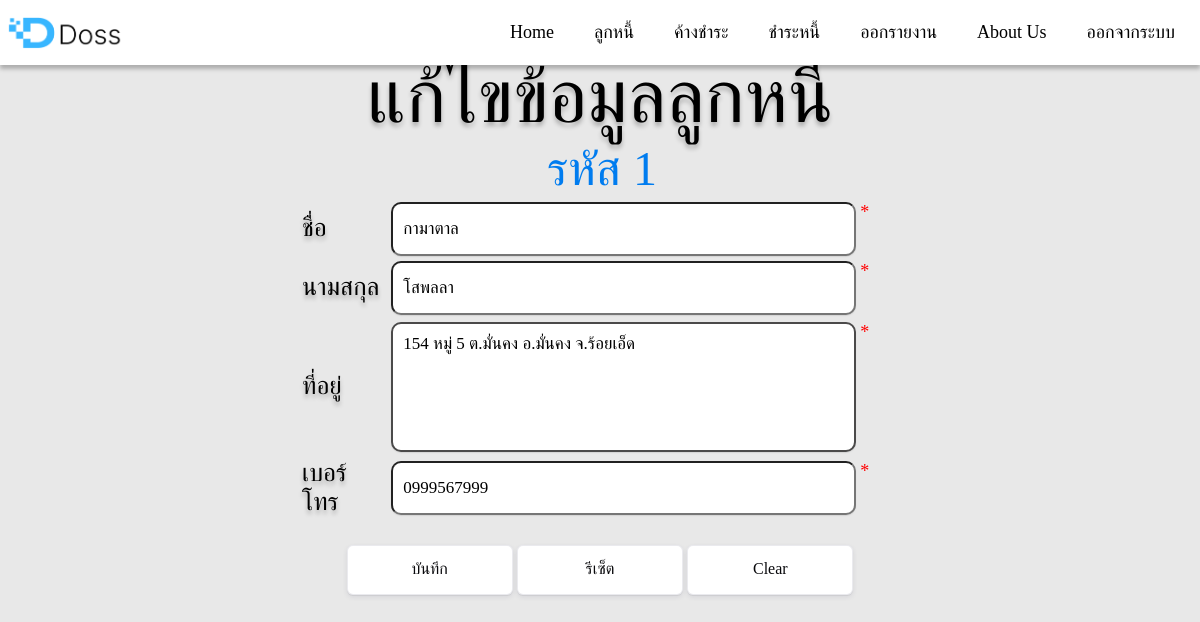
Page /doss/edit_debtor.php?did=1 (signed in) on the committed database.
### tables this page shows
CREATE TABLE `debtor` (
  `debtorID` int(3) NOT NULL COMMENT 'รหัสลูกหนี้',
  `FirstName` varchar(100) NOT NULL COMMENT 'ชื่อ',
  `LastName` varchar(100) NOT NULL COMMENT 'นามสกุล',
  `Addr` text NOT NULL COMMENT 'ที่อยู่',
  `tell` varchar(10) NOT NULL COMMENT 'เบอร์โทร'
);

### doss/edit_debtor.php (the view, shortened to what this page needs)
<?php require_once('Connections/doss.php'); ?>
<?php
if (!function_exists("GetSQLValueString")) {
function GetSQLValueString($theValue, $theType, $theDefinedValue = "", $theNotDefinedValue = "")
{
  $theValue = function_exists("mysql_real_escape_string") ? mysql_real_escape_string($theValue) : mysql_escape_string($theValue);
  switch ($theType) {
    case "long":
    case "int":
      $theValue = ($theValue != "") ? intval($theValue) : "NULL";
      break;
  }
  return $theValue;
}
}
$editFormAction = $_SERVER['PHP_SELF'];
if (isset($_SERVER['QUERY_STRING'])) {
  $editFormAction .= "?" . htmlentities($_SERVER['QUERY_STRING']);
}
if (isset($_GET['did'])) {
  $colname_Rec_debtor = $_GET['did'];
}
$query_Rec_debtor = sprintf("SELECT * FROM debtor WHERE debtorID = %s", GetSQLValueString($colname_Rec_debtor, "int"));
$Rec_debtor = mysql_query($query_Rec_debtor, $doss) or die(mysql_error());
$row_Rec_debtor = mysql_fetch_assoc($Rec_debtor);
$logoutAction = $_SERVER['PHP_SELF']."?doLogout=true";
if ((isset($_SERVER['QUERY_STRING'])) && ($_SERVER['QUERY_STRING'] != "")){
  $logoutAction .="&". htmlentities($_SERVER['QUERY_STRING']);
}
?>
<!DOCTYPE html PUBLIC "-//W3C//DTD XHTML 1.0 Transitional//EN" "http://www.w3.org/TR/xhtml1/DTD/xhtml1-transitional.dtd">
<html xmlns="http://www.w3.org/1999/xhtml">
<head>
<link href="css/navisbar.css" rel="stylesheet" type="text/css" />
</head>
</head>
<body>
<nav>
  <div class="wrapper">
    <div class="logo"><a href="home.php"><img src="img/logo.png" style="width: 120px; height: 33px; align-items: center;"></a></div>
    <ul class="nav-links">
      <li><a href="home.php">Home</a></li>
      <li>
        <a class="desktop-item">ลูกหนี้</a>
      </li>
      <li>
        <a class="desktop-item">ค้างชำระ</a>
      </li>
      <li>
        <a class="desktop-item">ชำระหนี้</a>
      </li>
      <li>
        <a class="desktop-item">ออกรายงาน</a>
      </li>
      <li><a href="about_us.php">About Us</a></li>
      <li><a href="<?php echo $logoutAction ?>">ออกจากระบบ</a></li>
    </ul>
  </div>
</nav>
<p>&nbsp;</p>
<p>&nbsp;</p>
<p>&nbsp;</p>
  <center><h1>แก้ไขข้อมูลลูกหนี้</h1>
  <p>&nbsp;<font size="7" color="#007CEF">รหัส <?php echo $row_Rec_debtor['debtorID']; ?></font></p>
  <form action="<?php echo $editFormAction; ?>" method="post" enctype="multipart/form-data" name="form1" id="form1" onsubmit="return validate();">
    <table align="center" width="620" height="400">
        <td class="head">ชื่อ</td>
        <td><input type="text" name="FirstName" value="<?php echo htmlentities($row_Rec_debtor['FirstName'], ENT_COMPAT, 'utf-8'); ?>"/>
        <span class="color_warning">*</span></td>
      <tr>
        <td class="head">นามสกุล </td>
        <td><input type="text" name="LastName" value="<?php echo htmlentities($row_Rec_debtor['LastName'], ENT_COMPAT, 'utf-8'); ?>"/>
        <span class="color_warning">*</span></td>
      </tr>
      <tr>
        <td class="head">ที่อยู่ </td>
        <td><textarea type="text" name="Addr" class="text" id="addr_note"><?php echo htmlentities($row_Rec_debtor['Addr'], ENT_COMPAT, 'utf-8'); ?></textarea>
        <span class="color_warning">*</span></td>
      </tr>
      <tr>
        <td class="head">เบอร์โทร </td>
        <td><input type="text" name="tell" value="<?php echo htmlentities($row_Rec_debtor['tell'], ENT_COMPAT, 'utf-8'); ?>"/>
        <span class="color_warning">*</span></td>
      </tr>
      <tr height="20">
      </tr>
            <tr>
              <td colspan="2" align="center"><input type="submit" value="บันทึก" class="button-9" />
                  <input type="reset" value="รีเซ็ต" class="button-9_reset" />
                  <input type="button" value="Clear" class="button-9_clear" onclick="clearForm();" />
              </td>
            </tr>
          </table>
        </form>
      <p>&nbsp;</p></td>
</center>
</body>
</html>

### doss/css/navisbar.css (style rules this page uses)
* { margin: 0; padding: 0; box-sizing: border-box; font-family: 'LINE Seed Sans TH'; }
nav { position: fixed; z-index: 99; width: 100%; height: 65px; background: #FFF; box-shadow: 0px 4px 4px 0px rgba(0, 0, 0, 0.25); margin: 0; padding: 0; box-sizing: border-box; font-family: 'LINE Seed Sans TH'; }
nav .wrapper { position: relative; max-width: 1350px; padding: 0px 5px; height: 65px; line-height: 70px; margin: auto; display: flex; align-items: center; justify-content: space-between; }
.wrapper .logo a { color: #f2f2f2; font-size: 60px; font-weight: 600; text-decoration: none; }
.wrapper .nav-links { display: inline-flex; }
.nav-links li { list-style: none; }
.nav-links li a { color: #000000; text-decoration: none; font-size: 18px; font-weight: 500; padding: 21px 20px; border-radius: 3px; transition: all 0.2s ease; }

### doss/edit_debtor.php (style rules this page uses)
body { font-family: 'LINE Seed Sans TH'; margin: 0 auto; background: #E8E8E8; }
#addr_note { font-family: 'LINE Seed Sans TH'; font-size: 17px; width: 90%; height: 130px; padding: 10px; display: inline-block; border-radius: 10px; background: #FFF; box-shadow: 0px 1px 1px 0px rgba(151, 151, 151, 0.25); box-sizing: border-box; }
textarea[type=text], select { vertical-align: top; font-family: 'LINE Seed Sans TH'; font-size: 17px; width: 90%; height: 50px; display: inline-block; border-radius: 10px; background: #FFF; box-shadow: 0px 1px 1px 0px rgba(151, 151, 151, 0.25); box-sizing: border-box; padding: 10px; border: 2px solid #4b4a4a; resize: none; }
input[type=text], select { vertical-align: top; font-family: 'LINE Seed Sans TH'; font-size: 17px; width: 90%; padding: 10px; display: inline-block; border-radius: 10px; background: #FFF; box-shadow: 0px 1px 1px 0px rgba(151, 151, 151, 0.25); line-height: 30px; }
h1 { color: #000; text-shadow: 0px 4px 4px rgba(0, 0, 0, 0.25); font-size: 75px; font-family: 'LINE Seed Sans TH'; font-weight: 310; line-height: normal; }
.head { color: #000; text-shadow: 0px 4px 4px rgba(0, 0, 0, 0.25); font-size: 25px; width: 0px; font-weight: 300px; padding: 0px 10px; text-align: left; }
.color_warning { color: #F40000; font-size: 18px; line-height: normal; }
.button-9 { appearance: button; backface-visibility: hidden; background-color: #ffffff; border-radius: 6px; border-width: 0; box-shadow: rgba(50, 50, 93, .1) 0 0 0 1px inset,rgba(50, 50, 93, .1) 0 2px 5px 0,rgba(0, 0, 0, .07) 0 1px 1px 0; box-sizing: border-box; color: #09090c; cursor: pointer; font-family: 'LINE Seed Sans TH'; font-size: 100%; height: 50px; line-height: 1.15; margin: 0 auto; outline: none; overflow: hidden; padding: 0 25px; position: relative; text-align: center; text-transform: none; transform: translateZ(0); transition: all .2s,box-shadow .08s ease-in; user-select: none; -webkit-user-select: none; touch-action: manipulation; width: 27%; }
.button-9_reset { appearance: button; backface-visibility: hidden; background-color: #ffffff; border-radius: 6px; border-width: 0; box-shadow: rgba(50, 50, 93, .1) 0 0 0 1px inset,rgba(50, 50, 93, .1) 0 2px 5px 0,rgba(0, 0, 0, .07) 0 1px 1px 0; box-sizing: border-box; color: #09090c; cursor: pointer; font-family: 'LINE Seed Sans TH'; font-size: 100%; height: 50px; line-height: 1.15; margin: 0 auto; outline: none; overflow: hidden; padding: 0 25px; position: relative; text-align: center; text-transform: none; transform: translateZ(0); transition: all .2s,box-shadow .08s ease-in; user-select: none; -webkit-user-select: none; touch-action: manipulation; width: 27%; }
.color_warning { color: #ff0000; }
.button-9_clear { appearance: button; backface-visibility: hidden; background-color: #ffffff; border-radius: 6px; border-width: 0; box-shadow: rgba(50, 50, 93, .1) 0 0 0 1px inset,rgba(50, 50, 93, .1) 0 2px 5px 0,rgba(0, 0, 0, .07) 0 1px 1px 0; box-sizing: border-box; color: #09090c; cursor: pointer; font-family: 'LINE Seed Sans TH'; font-size: 100%; height: 50px; line-height: 1.15; margin: 0 auto; outline: none; overflow: hidden; padding: 0 25px; position: relative; text-align: center; text-transform: none; transform: translateZ(0); transition: all .2s,box-shadow .08s ease-in; user-select: none; -webkit-user-select: none; touch-action: manipulation; width: 27%; }

### rows in the picture
debtor: debtorID "1", FirstName "กามาตาล", LastName "โสพลลา", Addr "154 หมู่ 5 ต.มั่นคง อ.มั่นคง จ.ร้อยเอ็ด", tell "0999567999"
